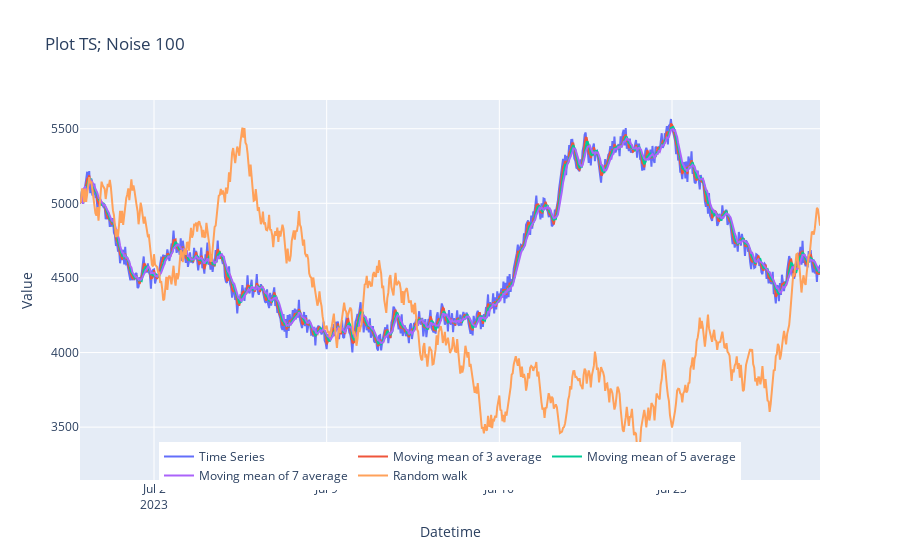

Notebook source saved alongside this figure:
### Code cell
fig = go.Figure()
fig.add_trace(go.Scatter(x=datelist.index, y=list_ts[-1].values, name='Time Series'))
fig.add_trace(go.Scatter(x=datelist.index, y=list_SMA3[-1].values, name='Moving mean of 3 average'))
fig.add_trace(go.Scatter(x=datelist.index, y=list_SMA5[-1].values, name='Moving mean of 5 average'))
fig.add_trace(go.Scatter(x=datelist.index, y=list_SMA7[-1].values, name='Moving mean of 7 average'))
fig.add_trace(go.Scatter(x=datelist.index, y=list_rd_walk[-1].values, name='Random walk'))
fig.update_layout(legend_orientation='h', legend=dict(x=.5,y=0.1, xanchor="center"), title="Plot TS; Noise 100", xaxis_title="Datetime", yaxis_title="Value")

### Figure 1 — Plotly figure (JSON) as saved in the notebook; plotly's stock layout.template omitted (floating-point values rounded to 4 significant figures; data arrays with more than 128 entries replaced by an {"elided": "..."} marker saying what was removed)
{"data": [{"name": "Time Series", "type": "scatter", "x": {"elided": "721 str values"}, "y": {"elided": "721 float values"}}, {"name": "Moving mean of 3 average", "type": "scatter", "x": {"elided": "721 str values"}, "y": {"elided": "721 float values"}}, {"name": "Moving mean of 5 average", "type": "scatter", "x": {"elided": "721 str values"}, "y": {"elided": "721 float values"}}, {"name": "Moving mean of 7 average", "type": "scatter", "x": {"elided": "721 str values"}, "y": {"elided": "721 float values"}}, {"name": "Random walk", "type": "scatter", "x": {"elided": "721 str values"}, "y": {"elided": "721 float values"}}], "layout": {"legend": {"orientation": "h", "x": 0.5, "xanchor": "center", "y": 0.1}, "title": {"text": "Plot TS; Noise 100"}, "xaxis": {"title": {"text": "Datetime"}}, "yaxis": {"title": {"text": "Value"}}}}
